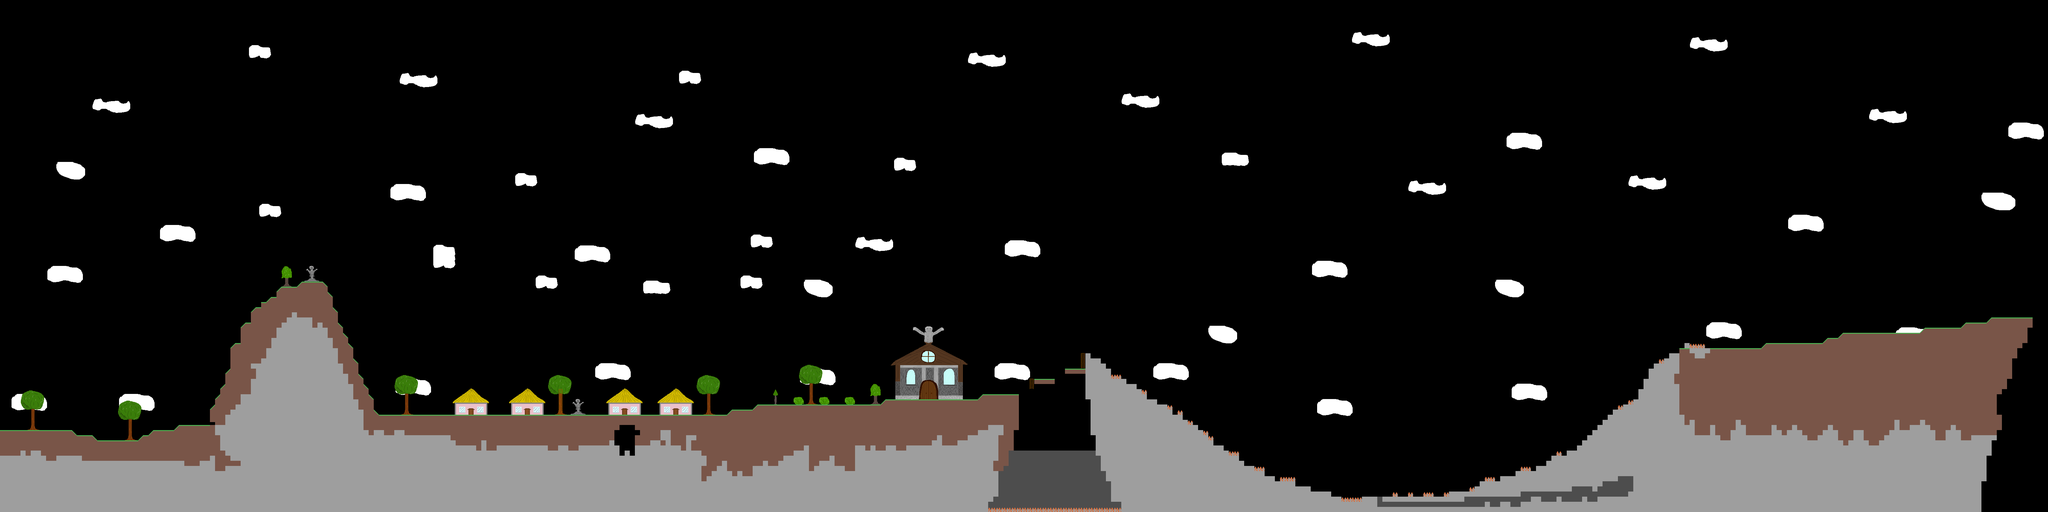

A 2D game scene composited from a Tiled map and its tileset images. What follows is a short description and the map's XML, with each tile layer's data collapsed to a summary:
An orthogonal 400x100 tile map with 16x16 px tiles, 9 tile layers (Background Image, Background, Platforms, Current Statue, ...), 3 tilesets and 37 objects.

<map version="1.10" tiledversion="1.10.2" orientation="orthogonal" renderorder="right-down" width="400" height="100" tilewidth="16" tileheight="16" infinite="0" nextlayerid="22" nextobjectid="55">
 <tileset firstgid="1" source="Testing Tiles.tsx" />
 <tileset firstgid="32" source="Interior.tsx" />
 <tileset firstgid="49" source="Backdrops.tsx" />
 <layer id="20" name="Background Image" width="400" height="100">
  <data>[40000 cells, 45 non-empty, 4 distinct tile ids]</data>
 </layer>
 <layer id="4" name="Background" width="400" height="100">
  <data>[40000 cells, 946 non-empty, 8 distinct tile ids]</data>
 </layer>
 <layer id="1" name="Platforms" width="400" height="100">
  <data>[40000 cells, 7264 non-empty, 6 distinct tile ids]</data>
 </layer>
 <layer id="3" name="Current Statue" width="400" height="100">
  <data>[40000 cells, 0 non-empty, 0 distinct tile ids]</data>
 </layer>
 <layer id="2" name="Statues" width="400" height="100">
  <data>[40000 cells, 2 non-empty, 1 distinct tile ids]</data>
 </layer>
 <layer id="9" name="Ladders" width="400" height="100">
  <data>[40000 cells, 10 non-empty, 1 distinct tile ids]</data>
 </layer>
 <layer id="16" name="Death" width="400" height="100">
  <data>[40000 cells, 102 non-empty, 2 distinct tile ids]</data>
 </layer>
 <layer id="15" name="Cave" width="400" height="100">
  <data>[40000 cells, 574 non-empty, 2 distinct tile ids]</data>
 </layer>
 <objectgroup id="7" name="Moving Platforms" />
 <layer id="8" name="Moving Platforms" width="400" height="100">
  <data>[40000 cells, 0 non-empty, 0 distinct tile ids]</data>
 </layer>
 <objectgroup id="5" name="Villagers">
  <object id="8" x="1389.25" y="1287.25">
   <properties>
    <property name="id" value="000" />
   </properties>
   <point />
  </object>
  <object id="9" x="1674.07" y="1288.05">
   <properties>
    <property name="id" value="001" />
   </properties>
   <point />
  </object>
  <object id="10" x="1978.17" y="1286.7">
   <properties>
    <property name="id" value="002" />
   </properties>
   <point />
  </object>
  <object id="11" x="2135.46" y="1286.85">
   <properties>
    <property name="id" value="003" />
   </properties>
   <point />
  </object>
 </objectgroup>
 <objectgroup id="6" name="Orbs">
  <object id="1" x="839.834" y="1367.11">
   <properties>
    <property name="type" value="Energy" />
   </properties>
   <point />
  </object>
  <object id="2" x="905.157" y="1367.93">
   <properties>
    <property name="type" value="Energy" />
   </properties>
   <point />
  </object>
  <object id="3" x="983.435" y="1351.95">
   <properties>
    <property name="type" value="Energy" />
   </properties>
   <point />
  </object>
  <object id="4" x="262.485" y="1354.4">
   <properties>
    <property name="type" value="Energy" />
   </properties>
   <point />
  </object>
  <object id="5" x="359.952" y="1369.84">
   <properties>
    <property name="type" value="Energy" />
   </properties>
   <point />
  </object>
  <object id="6" x="455.971" y="1356.33">
   <properties>
    <property name="type" value="Energy" />
   </properties>
   <point />
  </object>
  <object id="46" x="6256" y="986.667">
   <properties>
    <property name="type" value="Energy" />
   </properties>
   <point />
  </object>
  <object id="47" x="6278.67" y="984">
   <properties>
    <property name="type" value="Energy" />
   </properties>
   <point />
  </object>
  <object id="48" x="6317.33" y="984.667">
   <properties>
    <property name="type" value="Energy" />
   </properties>
   <point />
  </object>
 </objectgroup>
 <objectgroup id="17" name="Collectibles">
  <object id="32" x="1728" y="1216">
   <properties>
    <property name="type" value="Apple" />
   </properties>
   <point />
  </object>
  <object id="33" x="1744" y="1200">
   <properties>
    <property name="type" value="Apple" />
   </properties>
   <point />
  </object>
  <object id="34" x="1760" y="1216">
   <properties>
    <property name="type" value="Apple" />
   </properties>
   <point />
  </object>
  <object id="35" x="1760" y="1184">
   <properties>
    <property name="type" value="Apple" />
   </properties>
   <point />
  </object>
  <object id="36" x="1776" y="1200">
   <properties>
    <property name="type" value="Apple" />
   </properties>
   <point />
  </object>
  <object id="37" x="2704" y="1264">
   <properties>
    <property name="type" value="Card" />
   </properties>
   <point />
  </object>
  <object id="51" x="5272.75" y="1515">
   <properties>
    <property name="name" value="Diamond Pickaxe" />
    <property name="type" value="Secret" />
   </properties>
   <point />
  </object>
 </objectgroup>
 <objectgroup id="10" name="Enemies">
  <object id="25" x="2416" y="1264">
   <properties>
    <property name="boundary_left" type="int" value="150" />
    <property name="boundary_right" type="int" value="165" />
    <property name="can_kill" type="bool" value="true" />
    <property name="drop" value="Ectoplasm" />
    <property name="type" value="Wraith" />
   </properties>
   <point />
  </object>
 </objectgroup>
 <objectgroup id="14" name="Text">
  <object id="13" x="488.833" y="1307.83">
   <properties>
    <property name="colour" value="0" />
    <property name="text" value="Your energy bar is now full" />
   </properties>
   <point />
  </object>
  <object id="14" x="576" y="1280">
   <properties>
    <property name="colour" value="0" />
    <property name="text" value="Press '2' to change into dog form" />
   </properties>
   <point />
  </object>
  <object id="15" x="902.5" y="1296.5">
   <properties>
    <property name="colour" value="1" />
    <property name="text" value="Once you're out press '3' and climb the mountain" />
   </properties>
   <point />
  </object>
  <object id="16" x="736" y="1312">
   <properties>
    <property name="colour" value="1" />
    <property name="text" value="Get the orbs" />
   </properties>
   <point />
  </object>
  <object id="17" x="640" y="1152">
   <properties>
    <property name="colour" value="0" />
    <property name="text" value="Notice how you're flying now." />
   </properties>
   <point />
  </object>
  <object id="21" x="1334.67" y="1220.67">
   <properties>
    <property name="colour" value="0" />
    <property name="text" value="You can only interact with villagers in human form" />
   </properties>
   <point />
  </object>
  <object id="24" x="1553" y="1255">
   <properties>
    <property name="colour" value="0" />
    <property name="text" value="Complete their quests for rewards" />
   </properties>
   <point />
  </object>
  <object id="38" x="636.5" y="1354">
   <properties>
    <property name="colour" value="1" />
    <property name="text" value="Slide through the gap there" />
   </properties>
   <point />
  </object>
  <object id="39" x="975.333" y="897.667">
   <properties>
    <property name="colour" value="1" />
    <property name="text" value="Interacting with a new statue refills your energy" />
   </properties>
   <point />
  </object>
  <object id="40" x="1952.67" y="1200">
   <properties>
    <property name="colour" value="0" />
    <property name="text" value="There are some houses you can enter" />
   </properties>
   <point />
  </object>
  <object id="41" x="2902" y="1275.33">
   <properties>
    <property name="colour" value="1" />
    <property name="text" value="Some buildings need a key to enter" />
   </properties>
   <point />
  </object>
  <object id="43" x="3470.33" y="1131.67">
   <properties>
    <property name="colour" value="0" />
    <property name="text" value="The spikes do kill you" />
   </properties>
   <point />
  </object>
  </objectgroup>
 <objectgroup id="19" name="Warp Doors">
  <!-- 3 objects omitted --></objectgroup>
 <objectgroup id="21" name="Goal">
  <!-- 1 objects omitted --></objectgroup>
</map>
<!-- 4 of 37 objects omitted -->
